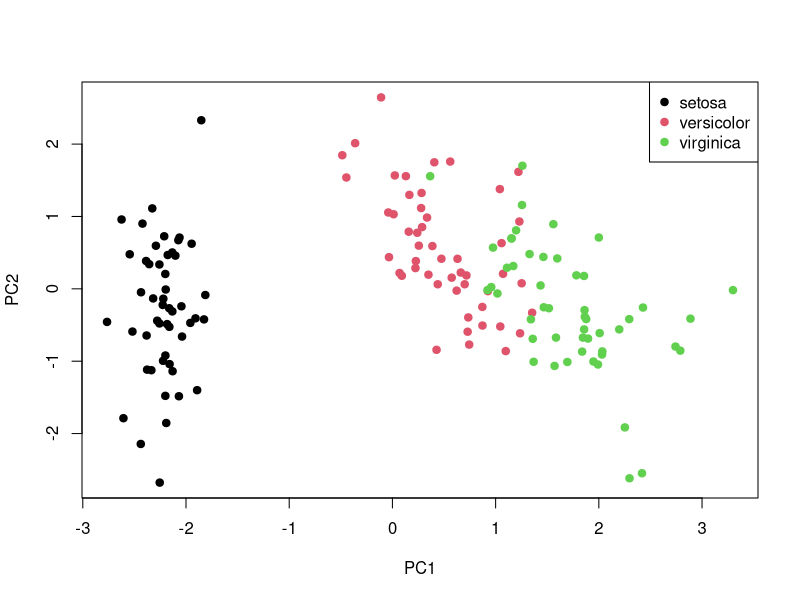

Generate this figure with R:
# load the iris dataset
data(iris)

# standardize the data
iris_scaled <- scale(iris[,1:4])

# perform PCA
pca <- prcomp(iris_scaled, scale = FALSE)

# print the summary of PCA results
summary(pca)

# plot the first two principal components
plot(pca$x[,1], pca$x[,2], col = iris$Species, pch = 19, xlab = "PC1", ylab = "PC2")
legend("topright", legend = levels(iris$Species), col = 1:3, pch = 19)
